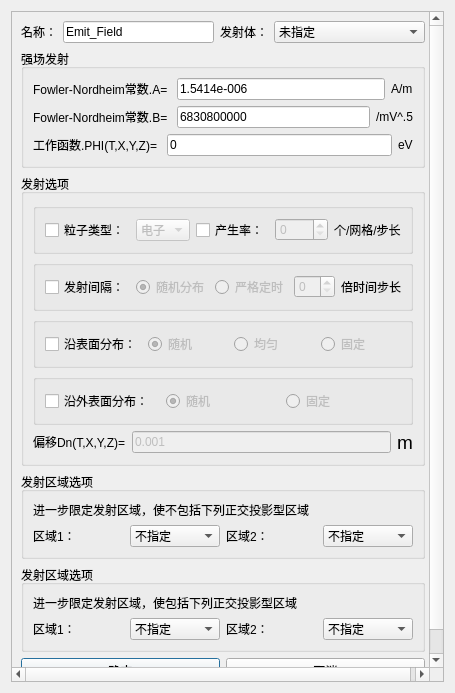
<?xml version="1.0" encoding="UTF-8"?>
<ui version="4.0">
 <class>Dialog_EmhDlg</class>
 <widget class="QDialog" name="Dialog_EmhDlg">
  <property name="windowModality">
   <enum>Qt::ApplicationModal</enum>
  </property>
  <property name="geometry">
   <rect>
    <x>0</x>
    <y>0</y>
    <width>455</width>
    <height>693</height>
   </rect>
  </property>
  <property name="minimumSize">
   <size>
    <width>0</width>
    <height>0</height>
   </size>
  </property>
  <property name="maximumSize">
   <size>
    <width>16777215</width>
    <height>16777215</height>
   </size>
  </property>
  <property name="windowTitle">
   <string>强场发射</string>
  </property>
  <layout class="QGridLayout" name="gridLayout_9">
   <item row="0" column="0">
    <widget class="QScrollArea" name="scrollArea">
     <property name="widgetResizable">
      <bool>true</bool>
     </property>
     <widget class="QWidget" name="scrollAreaWidgetContents_2">
      <property name="geometry">
       <rect>
        <x>0</x>
        <y>0</y>
        <width>418</width>
        <height>693</height>
       </rect>
      </property>
      <layout class="QGridLayout" name="gridLayout_10">
       <item row="0" column="0">
        <layout class="QHBoxLayout" name="horizontalLayout_10">
         <item>
          <widget class="QLabel" name="Label_Name_2">
           <property name="sizePolicy">
            <sizepolicy hsizetype="Fixed" vsizetype="Preferred">
             <horstretch>0</horstretch>
             <verstretch>0</verstretch>
            </sizepolicy>
           </property>
           <property name="text">
            <string>名称：</string>
           </property>
          </widget>
         </item>
         <item>
          <widget class="QLineEdit" name="LineEdit_Name">
           <property name="sizePolicy">
            <sizepolicy hsizetype="Preferred" vsizetype="Fixed">
             <horstretch>0</horstretch>
             <verstretch>0</verstretch>
            </sizepolicy>
           </property>
           <property name="text">
            <string>Emit_Field</string>
           </property>
          </widget>
         </item>
         <item>
          <widget class="QLabel" name="Label_Shadow_2">
           <property name="sizePolicy">
            <sizepolicy hsizetype="Fixed" vsizetype="Preferred">
             <horstretch>0</horstretch>
             <verstretch>0</verstretch>
            </sizepolicy>
           </property>
           <property name="text">
            <string>发射体：</string>
           </property>
          </widget>
         </item>
         <item>
          <widget class="StyledComboBox" name="ComboBox_Shadow">
           <property name="enabled">
            <bool>true</bool>
           </property>
           <property name="sizePolicy">
            <sizepolicy hsizetype="Preferred" vsizetype="Fixed">
             <horstretch>0</horstretch>
             <verstretch>0</verstretch>
            </sizepolicy>
           </property>
           <property name="maximumSize">
            <size>
             <width>16777215</width>
             <height>16777215</height>
            </size>
           </property>
           <property name="sizeIncrement">
            <size>
             <width>1</width>
             <height>0</height>
            </size>
           </property>
           <property name="editable">
            <bool>false</bool>
           </property>
           <item>
            <property name="text">
             <string>未指定</string>
            </property>
           </item>
          </widget>
         </item>
        </layout>
       </item>
       <item row="1" column="0">
        <spacer name="verticalSpacer">
         <property name="orientation">
          <enum>Qt::Vertical</enum>
         </property>
         <property name="sizeHint" stdset="0">
          <size>
           <width>20</width>
           <height>40</height>
          </size>
         </property>
        </spacer>
       </item>
       <item row="2" column="0">
        <widget class="QGroupBox" name="groupBox">
         <property name="title">
          <string>强场发射</string>
         </property>
         <layout class="QGridLayout" name="gridLayout_5">
          <item row="2" column="0">
           <spacer name="verticalSpacer_3">
            <property name="orientation">
             <enum>Qt::Vertical</enum>
            </property>
            <property name="sizeHint" stdset="0">
             <size>
              <width>20</width>
              <height>40</height>
             </size>
            </property>
           </spacer>
          </item>
          <item row="4" column="0">
           <spacer name="verticalSpacer_4">
            <property name="orientation">
             <enum>Qt::Vertical</enum>
            </property>
            <property name="sizeHint" stdset="0">
             <size>
              <width>20</width>
              <height>40</height>
             </size>
            </property>
           </spacer>
          </item>
          <item row="5" column="0">
           <layout class="QHBoxLayout" name="horizontalLayout_9">
            <item>
             <widget class="QLabel" name="label_10">
              <property name="text">
               <string>工作函数.PHI(T,X,Y,Z)= </string>
              </property>
             </widget>
            </item>
            <item>
             <widget class="QLineEdit" name="LineEdit_PHI">
              <property name="enabled">
               <bool>true</bool>
              </property>
              <property name="text">
               <string>0</string>
              </property>
             </widget>
            </item>
            <item>
             <widget class="QLabel" name="label_14">
              <property name="text">
               <string>&lt;html&gt;&lt;head/&gt;&lt;body&gt;&lt;p&gt;eV&lt;/p&gt;&lt;/body&gt;&lt;/html&gt;</string>
              </property>
             </widget>
            </item>
           </layout>
          </item>
          <item row="0" column="0">
           <spacer name="verticalSpacer_2">
            <property name="orientation">
             <enum>Qt::Vertical</enum>
            </property>
            <property name="sizeHint" stdset="0">
             <size>
              <width>20</width>
              <height>40</height>
             </size>
            </property>
           </spacer>
          </item>
          <item row="1" column="0">
           <layout class="QHBoxLayout" name="horizontalLayout_6">
            <item>
             <widget class="QLabel" name="label">
              <property name="text">
               <string>&lt;html&gt;&lt;head/&gt;&lt;body&gt;&lt;p&gt;Fowler-Nordheim常数.A= &lt;/p&gt;&lt;/body&gt;&lt;/html&gt;</string>
              </property>
             </widget>
            </item>
            <item>
             <widget class="QLineEdit" name="LineEdit_FNA">
              <property name="text">
               <string>1.5414e-006</string>
              </property>
             </widget>
            </item>
            <item>
             <widget class="QLabel" name="label_2">
              <property name="text">
               <string>&lt;html&gt;&lt;head/&gt;&lt;body&gt;&lt;p&gt;A/m&lt;/p&gt;&lt;/body&gt;&lt;/html&gt;</string>
              </property>
             </widget>
            </item>
           </layout>
          </item>
          <item row="6" column="0">
           <spacer name="verticalSpacer_5">
            <property name="orientation">
             <enum>Qt::Vertical</enum>
            </property>
            <property name="sizeHint" stdset="0">
             <size>
              <width>20</width>
              <height>40</height>
             </size>
            </property>
           </spacer>
          </item>
          <item row="3" column="0">
           <layout class="QHBoxLayout" name="horizontalLayout_7">
            <item>
             <widget class="QLabel" name="label_3">
              <property name="text">
               <string>Fowler-Nordheim常数.B= </string>
              </property>
             </widget>
            </item>
            <item>
             <widget class="QLineEdit" name="LineEdit_FNB">
              <property name="enabled">
               <bool>true</bool>
              </property>
              <property name="text">
               <string>6830800000</string>
              </property>
             </widget>
            </item>
            <item>
             <widget class="QLabel" name="label_4">
              <property name="text">
               <string>&lt;html&gt;&lt;head/&gt;&lt;body&gt;&lt;p&gt;/mV^.5&lt;/p&gt;&lt;/body&gt;&lt;/html&gt;</string>
              </property>
             </widget>
            </item>
           </layout>
          </item>
         </layout>
        </widget>
       </item>
       <item row="3" column="0">
        <widget class="QGroupBox" name="groupBox_2">
         <property name="title">
          <string>发射选项</string>
         </property>
         <layout class="QGridLayout" name="gridLayout_4">
          <item row="4" column="0">
           <layout class="QHBoxLayout" name="horizontalLayout_3">
            <item>
             <widget class="QGroupBox" name="groupBox_6">
              <property name="title">
               <string/>
              </property>
              <property name="flat">
               <bool>true</bool>
              </property>
              <layout class="QGridLayout" name="gridLayout_6">
               <item row="0" column="0">
                <widget class="QCheckBox" name="checkBox_surface">
                 <property name="text">
                  <string>沿表面分布：</string>
                 </property>
                </widget>
               </item>
               <item row="0" column="1">
                <widget class="QRadioButton" name="radioButton_randomm">
                 <property name="enabled">
                  <bool>false</bool>
                 </property>
                 <property name="text">
                  <string>随机</string>
                 </property>
                 <property name="checked">
                  <bool>true</bool>
                 </property>
                </widget>
               </item>
               <item row="0" column="2">
                <widget class="QRadioButton" name="radioButton_uniform">
                 <property name="enabled">
                  <bool>false</bool>
                 </property>
                 <property name="text">
                  <string>均匀</string>
                 </property>
                </widget>
               </item>
               <item row="0" column="3">
                <widget class="QRadioButton" name="radioButton_fixed">
                 <property name="enabled">
                  <bool>false</bool>
                 </property>
                 <property name="text">
                  <string>固定</string>
                 </property>
                </widget>
               </item>
              </layout>
             </widget>
            </item>
           </layout>
          </item>
          <item row="3" column="0">
           <spacer name="verticalSpacer_6">
            <property name="orientation">
             <enum>Qt::Vertical</enum>
            </property>
            <property name="sizeHint" stdset="0">
             <size>
              <width>20</width>
              <height>40</height>
             </size>
            </property>
           </spacer>
          </item>
          <item row="1" column="0">
           <spacer name="verticalSpacer_7">
            <property name="orientation">
             <enum>Qt::Vertical</enum>
            </property>
            <property name="sizeHint" stdset="0">
             <size>
              <width>20</width>
              <height>40</height>
             </size>
            </property>
           </spacer>
          </item>
          <item row="2" column="0">
           <layout class="QHBoxLayout" name="horizontalLayout_2">
            <item>
             <widget class="QGroupBox" name="groupBox_7">
              <property name="title">
               <string/>
              </property>
              <property name="flat">
               <bool>true</bool>
              </property>
              <layout class="QGridLayout" name="gridLayout_7">
               <item row="0" column="2">
                <widget class="QRadioButton" name="radioButton_strictTiming">
                 <property name="enabled">
                  <bool>false</bool>
                 </property>
                 <property name="text">
                  <string>严格定时</string>
                 </property>
                </widget>
               </item>
               <item row="0" column="3">
                <widget class="QSpinBox" name="spinBox_timesStep">
                 <property name="enabled">
                  <bool>false</bool>
                 </property>
                </widget>
               </item>
               <item row="0" column="1">
                <widget class="QRadioButton" name="radioButton_random">
                 <property name="enabled">
                  <bool>false</bool>
                 </property>
                 <property name="text">
                  <string>随机分布</string>
                 </property>
                 <property name="checked">
                  <bool>true</bool>
                 </property>
                </widget>
               </item>
               <item row="0" column="0">
                <widget class="QCheckBox" name="checkBox_transmittingInterval">
                 <property name="text">
                  <string>发射间隔：</string>
                 </property>
                </widget>
               </item>
               <item row="0" column="4">
                <widget class="QLabel" name="label_9">
                 <property name="text">
                  <string>倍时间步长</string>
                 </property>
                </widget>
               </item>
              </layout>
             </widget>
            </item>
           </layout>
          </item>
          <item row="8" column="0">
           <layout class="QHBoxLayout" name="horizontalLayout_5">
            <item>
             <widget class="QLabel" name="label_5">
              <property name="text">
               <string>&lt;html&gt;&lt;head/&gt;&lt;body&gt;&lt;p&gt;偏移Dn(T,X,Y,Z)=&lt;/p&gt;&lt;/body&gt;&lt;/html&gt;</string>
              </property>
             </widget>
            </item>
            <item>
             <widget class="QLineEdit" name="LineEdit_Dn">
              <property name="enabled">
               <bool>false</bool>
              </property>
              <property name="text">
               <string>0.001</string>
              </property>
             </widget>
            </item>
            <item>
             <widget class="QLabel" name="label_8">
              <property name="text">
               <string>&lt;html&gt;&lt;head/&gt;&lt;body&gt;&lt;p&gt;&lt;span style=&quot; font-size:14pt;&quot;&gt;m&lt;/span&gt;&lt;/p&gt;&lt;/body&gt;&lt;/html&gt;</string>
              </property>
             </widget>
            </item>
           </layout>
          </item>
          <item row="6" column="0">
           <layout class="QHBoxLayout" name="horizontalLayout_4">
            <item>
             <widget class="QGroupBox" name="groupBox_5">
              <property name="title">
               <string/>
              </property>
              <property name="flat">
               <bool>true</bool>
              </property>
              <layout class="QGridLayout" name="gridLayout">
               <item row="0" column="1">
                <widget class="QRadioButton" name="radioButton_randommm">
                 <property name="enabled">
                  <bool>false</bool>
                 </property>
                 <property name="text">
                  <string>随机</string>
                 </property>
                 <property name="checked">
                  <bool>true</bool>
                 </property>
                </widget>
               </item>
               <item row="0" column="0">
                <widget class="QCheckBox" name="checkBox_outSurface">
                 <property name="text">
                  <string>沿外表面分布：</string>
                 </property>
                </widget>
               </item>
               <item row="0" column="2">
                <widget class="QRadioButton" name="radioButton_alongOutsideFixed">
                 <property name="enabled">
                  <bool>false</bool>
                 </property>
                 <property name="text">
                  <string>固定</string>
                 </property>
                </widget>
               </item>
              </layout>
             </widget>
            </item>
           </layout>
          </item>
          <item row="0" column="0">
           <layout class="QHBoxLayout" name="horizontalLayout_8">
            <item>
             <widget class="QGroupBox" name="groupBox_8">
              <property name="title">
               <string/>
              </property>
              <property name="flat">
               <bool>true</bool>
              </property>
              <layout class="QGridLayout" name="gridLayout_8">
               <item row="0" column="3">
                <widget class="QSpinBox" name="spinBox_generationRate">
                 <property name="enabled">
                  <bool>false</bool>
                 </property>
                </widget>
               </item>
               <item row="0" column="1">
                <widget class="StyledComboBox" name="ComboBox_particleType">
                 <property name="enabled">
                  <bool>false</bool>
                 </property>
                 <item>
                  <property name="text">
                   <string>电子</string>
                  </property>
                 </item>
                 <item>
                  <property name="text">
                   <string>质子</string>
                  </property>
                 </item>
                </widget>
               </item>
               <item row="0" column="2">
                <widget class="QCheckBox" name="checkBox_generationRate">
                 <property name="text">
                  <string>产生率：</string>
                 </property>
                </widget>
               </item>
               <item row="0" column="0">
                <widget class="QCheckBox" name="checkBox_particleType">
                 <property name="text">
                  <string>粒子类型：</string>
                 </property>
                </widget>
               </item>
               <item row="0" column="4">
                <widget class="QLabel" name="label_7">
                 <property name="text">
                  <string>个/网格/步长</string>
                 </property>
                </widget>
               </item>
              </layout>
             </widget>
            </item>
           </layout>
          </item>
          <item row="5" column="0">
           <spacer name="verticalSpacer_8">
            <property name="orientation">
             <enum>Qt::Vertical</enum>
            </property>
            <property name="sizeHint" stdset="0">
             <size>
              <width>20</width>
              <height>40</height>
             </size>
            </property>
           </spacer>
          </item>
          <item row="7" column="0">
           <spacer name="verticalSpacer_9">
            <property name="orientation">
             <enum>Qt::Vertical</enum>
            </property>
            <property name="sizeHint" stdset="0">
             <size>
              <width>20</width>
              <height>40</height>
             </size>
            </property>
           </spacer>
          </item>
         </layout>
        </widget>
       </item>
       <item row="4" column="0">
        <widget class="QGroupBox" name="groupBox_3">
         <property name="title">
          <string>发射区域选项</string>
         </property>
         <layout class="QGridLayout" name="gridLayout_3">
          <item row="0" column="0">
           <spacer name="verticalSpacer_12">
            <property name="orientation">
             <enum>Qt::Vertical</enum>
            </property>
            <property name="sizeHint" stdset="0">
             <size>
              <width>20</width>
              <height>40</height>
             </size>
            </property>
           </spacer>
          </item>
          <item row="2" column="0">
           <spacer name="verticalSpacer_13">
            <property name="orientation">
             <enum>Qt::Vertical</enum>
            </property>
            <property name="sizeHint" stdset="0">
             <size>
              <width>20</width>
              <height>40</height>
             </size>
            </property>
           </spacer>
          </item>
          <item row="3" column="0">
           <layout class="QHBoxLayout" name="horizontalLayout_15">
            <item>
             <widget class="QLabel" name="label_17">
              <property name="text">
               <string>区域1：</string>
              </property>
             </widget>
            </item>
            <item>
             <widget class="StyledComboBox" name="ComboBox_notInclued">
              <item>
               <property name="text">
                <string>不指定</string>
               </property>
              </item>
             </widget>
            </item>
            <item>
             <widget class="QLabel" name="label_15">
              <property name="text">
               <string>区域2：</string>
              </property>
             </widget>
            </item>
            <item>
             <widget class="StyledComboBox" name="ComboBox_notIncludedd">
              <item>
               <property name="text">
                <string>不指定</string>
               </property>
              </item>
             </widget>
            </item>
           </layout>
          </item>
          <item row="1" column="0">
           <layout class="QHBoxLayout" name="horizontalLayout_14">
            <item>
             <widget class="QLabel" name="label_16">
              <property name="text">
               <string>&lt;html&gt;&lt;head/&gt;&lt;body&gt;&lt;p&gt;进一步限定发射区域，使不包括下列正交投影型区域&lt;/p&gt;&lt;/body&gt;&lt;/html&gt;</string>
              </property>
             </widget>
            </item>
           </layout>
          </item>
          <item row="4" column="0">
           <spacer name="verticalSpacer_14">
            <property name="orientation">
             <enum>Qt::Vertical</enum>
            </property>
            <property name="sizeHint" stdset="0">
             <size>
              <width>20</width>
              <height>40</height>
             </size>
            </property>
           </spacer>
          </item>
         </layout>
        </widget>
       </item>
       <item row="5" column="0">
        <widget class="QGroupBox" name="groupBox_4">
         <property name="title">
          <string>发射区域选项</string>
         </property>
         <layout class="QGridLayout" name="gridLayout_2">
          <item row="2" column="0">
           <spacer name="verticalSpacer_16">
            <property name="orientation">
             <enum>Qt::Vertical</enum>
            </property>
            <property name="sizeHint" stdset="0">
             <size>
              <width>20</width>
              <height>40</height>
             </size>
            </property>
           </spacer>
          </item>
          <item row="0" column="0">
           <spacer name="verticalSpacer_15">
            <property name="orientation">
             <enum>Qt::Vertical</enum>
            </property>
            <property name="sizeHint" stdset="0">
             <size>
              <width>20</width>
              <height>40</height>
             </size>
            </property>
           </spacer>
          </item>
          <item row="3" column="0">
           <layout class="QHBoxLayout" name="horizontalLayout_17">
            <item>
             <widget class="QLabel" name="label_19">
              <property name="text">
               <string>区域1：</string>
              </property>
             </widget>
            </item>
            <item>
             <widget class="StyledComboBox" name="ComboBox_included">
              <item>
               <property name="text">
                <string>不指定</string>
               </property>
              </item>
             </widget>
            </item>
            <item>
             <widget class="QLabel" name="label_20">
              <property name="text">
               <string>区域2：</string>
              </property>
             </widget>
            </item>
            <item>
             <widget class="StyledComboBox" name="ComboBox_includedd">
              <item>
               <property name="text">
                <string>不指定</string>
               </property>
              </item>
             </widget>
            </item>
           </layout>
          </item>
          <item row="1" column="0">
           <layout class="QHBoxLayout" name="horizontalLayout_16">
            <item>
             <widget class="QLabel" name="label_18">
              <property name="text">
               <string>&lt;html&gt;&lt;head/&gt;&lt;body&gt;&lt;p&gt;进一步限定发射区域，使包括下列正交投影型区域&lt;/p&gt;&lt;/body&gt;&lt;/html&gt;</string>
              </property>
             </widget>
            </item>
           </layout>
          </item>
          <item row="4" column="0">
           <spacer name="verticalSpacer_17">
            <property name="orientation">
             <enum>Qt::Vertical</enum>
            </property>
            <property name="sizeHint" stdset="0">
             <size>
              <width>20</width>
              <height>40</height>
             </size>
            </property>
           </spacer>
          </item>
         </layout>
        </widget>
       </item>
       <item row="6" column="0">
        <layout class="QHBoxLayout" name="horizontalLayout_18">
         <item>
          <widget class="QPushButton" name="pushButton_ok">
           <property name="text">
            <string>确定</string>
           </property>
          </widget>
         </item>
         <item>
          <widget class="QPushButton" name="pushButton">
           <property name="text">
            <string>取消</string>
           </property>
          </widget>
         </item>
        </layout>
       </item>
       <item row="7" column="0">
        <spacer name="verticalSpacer_18">
         <property name="orientation">
          <enum>Qt::Vertical</enum>
         </property>
         <property name="sizeHint" stdset="0">
          <size>
           <width>20</width>
           <height>40</height>
          </size>
         </property>
        </spacer>
       </item>
      </layout>
     </widget>
    </widget>
   </item>
  </layout>
 </widget>
 <customwidgets>
  <customwidget>
   <class>StyledComboBox</class>
   <extends>QComboBox</extends>
   <header>StyledComboBox.h</header>
  </customwidget>
 </customwidgets>
 <resources/>
 <connections/>
</ui>
